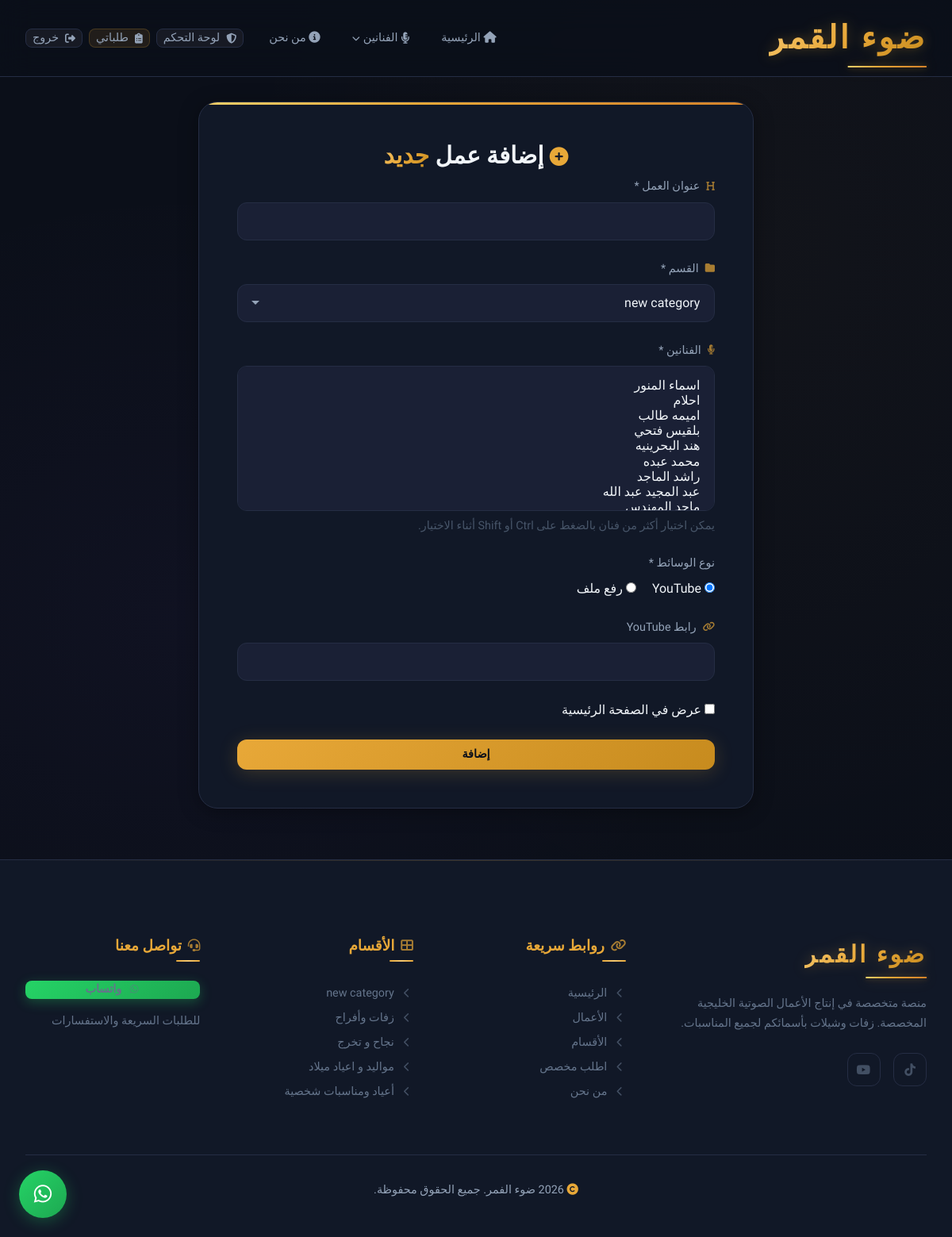
The app's page /admin/samples/add (signed in) with its own data.
### app/models.py (models this page shows, shortened)
class Category(db.Model):
    __tablename__ = 'categories'
    id = db.Column(db.Integer, primary_key=True)
    name = db.Column(db.String(100), nullable=False)
    slug = db.Column(db.String(100), unique=True, nullable=False)
    description = db.Column(db.Text, nullable=True)
    icon = db.Column(db.String(50), nullable=True)
    sort_order = db.Column(db.Integer, default=0)
    parent_id = db.Column(db.Integer, db.ForeignKey('categories.id'), nullable=True)
    subcategories = db.relationship(
        'Category',
        backref=db.backref('parent', remote_side=[id]),
        lazy='dynamic'
    )
    samples = db.relationship('Sample', backref='category', lazy='dynamic')

### app/routes/admin.py (the view, shortened to what this page needs)
@admin_bp.route('/samples/add', methods=['GET', 'POST'])
@admin_required
def add_sample():
    categories = get_sample_categories()
    singers = get_singers()
    return render_template('admin/sample_form.html', categories=categories, singers=singers, sample=None)

### app/routes/admin.py (called while the page is built)
def admin_required(f):
    @wraps(f)
    @login_required
    def decorated_function(*args, **kwargs):
        if not current_user.is_admin:
            flash('ليس لديك صلاحية الوصول', 'error')
            return redirect(url_for('main.index'))
        return f(*args, **kwargs)
    return decorated_function

def get_sample_categories():
    return Category.query.order_by(Category.parent_id, Category.sort_order, Category.name).all()

def get_singers():
    return Singer.query.order_by(Singer.sort_order, Singer.name).all()

### app/templates/admin/sample_form.html (shortened to what this page needs)
{% extends "base.html" %}
{% block content %}
<section class="order-page">
    <div class="container">
        <div class="order-form-card animate-on-scroll">
            <h1>
                <i class="fas {{ 'fa-edit' if sample else 'fa-plus-circle' }}" style="color: var(--accent); font-size: 0.8em;"></i>
                {{ 'تعديل' if sample else 'إضافة عمل' }} <span class="accent-text">{{ 'عمل' if sample else 'جديد' }}</span>
            </h1>
            <form method="POST" enctype="multipart/form-data">
                <div class="form-group">
                    <label class="form-label" for="title"><i class="fas fa-heading"></i> عنوان العمل *</label>
                    <input type="text" class="form-control" id="title" name="title" required value="{{ sample.title if sample else '' }}">
                </div>
                <div class="form-group">
                    <label class="form-label" for="category_id"><i class="fas fa-folder"></i> القسم *</label>
                    <select class="form-control" id="category_id" name="category_id" required>
                        {% for cat in categories %}
                            <option value="{{ cat.id }}" {% if sample and sample.category_id == cat.id %}selected{% endif %}>
                                {{ cat.parent.name ~ ' / ' if cat.parent else '' }}{{ cat.name }}
                            </option>
                        {% endfor %}
                    </select>
                </div>
                <div class="form-group">
                    <label class="form-label" for="singer_ids"><i class="fas fa-microphone-lines"></i> الفنانين *</label>
                    <select class="form-control form-control--multi" id="singer_ids" name="singer_ids" multiple required size="8">
                        {% set selected_singer_ids = sample.singers | map(attribute='id') | list if sample else [] %}
                        {% for singer in singers %}
                            <option value="{{ singer.id }}" {% if singer.id in selected_singer_ids %}selected{% endif %}>
                            </option>
                        {% endfor %}
                    </select>
                    <p class="form-help">يمكن اختيار أكثر من فنان بالضغط على Ctrl أو Shift أثناء الاختيار.</p>
                </div>
                <div class="form-group">
                    <label class="form-label">نوع الوسائط *</label>
                    <div style="display: flex; gap: 20px;">
                        <label><input type="radio" name="media_type" value="youtube" id="mediaYoutube" {% if not sample or sample.media_type == 'youtube' %}checked{% endif %} onchange="toggleInputs()"> YouTube</label>
                        <label><input type="radio" name="media_type" value="upload" id="mediaUpload" {% if sample and sample.media_type == 'upload' %}checked{% endif %} onchange="toggleInputs()"> رفع ملف</label>
                    </div>
                </div>
                <div id="youtubeSection" class="form-group">
                    <label class="form-label"><i class="fas fa-link"></i> رابط YouTube</label>
                    <input type="url" name="youtube_url" class="form-control" value="{{ sample.media_url if sample and sample.media_type == 'youtube' else '' }}">
                </div>
                <div class="form-group">
                    <label><input type="checkbox" name="is_featured" {% if sample and sample.is_featured %}checked{% endif %}> عرض في الصفحة الرئيسية</label>
                </div>
                <button type="submit" class="btn btn-primary btn-block">{{ 'حفظ' if sample else 'إضافة' }}</button>
            </form>
        </div>
    </div>
</section>
{% endblock %}

### app/templates/base.html (shortened to what this page needs)
<!DOCTYPE html>
<html lang="ar" dir="rtl">
<head>
    <link rel="stylesheet"
          href="https://cdnjs.cloudflare.com/ajax/libs/font-awesome/6.5.1/css/all.min.css"
          onerror="this.onerror=null;this.href='https://cdn.jsdelivr.net/npm/@fortawesome/fontawesome-free@6.5.1/css/all.min.css';" />
    <link rel="stylesheet" href="{{ url_for('static', filename='css/variables.css') }}">
    <link rel="stylesheet" href="{{ url_for('static', filename='css/base.css') }}">
    <link rel="stylesheet" href="{{ url_for('static', filename='css/components.css') }}">
    <link rel="stylesheet" href="{{ url_for('static', filename='css/pages.css') }}">
</head>
<body>
    <nav class="navbar" id="navbar">
        <div class="container">
            <a href="{{ url_for('main.index') }}" class="logo">ضوء القمر</a>
            <div class="nav-links" id="navLinks">
                <a href="{{ url_for('main.index') }}" class="{% if request.endpoint == 'main.index' %}active{% endif %}">
                    <i class="fas fa-home"></i> الرئيسية
                </a>
                <details class="nav-dropdown {% if request.endpoint == 'main.singer' %}active{% endif %}">
                    <summary class="nav-dropdown__summary">
                        <i class="fas fa-microphone-lines"></i> الفنانين
                        <i class="fas fa-chevron-down nav-dropdown__chevron"></i>
                    </summary>
                </details>
                <a href="{{ url_for('main.about') }}" class="{% if request.endpoint == 'main.about' %}active{% endif %}">
                    <i class="fas fa-info-circle"></i> من نحن
                </a>
                <div class="nav-auth">
                    {% if current_user.is_authenticated %}
                        {% if current_user.is_admin %}
                            <a href="{{ url_for('admin.dashboard') }}" class="btn btn-sm btn-ghost">
                                <i class="fas fa-shield-halved"></i> لوحة التحكم
                            </a>
                        {% endif %}
                        <a href="{{ url_for('orders.dashboard') }}" class="btn btn-sm btn-secondary">
                            <i class="fas fa-clipboard-list"></i> طلباتي
                        </a>
                        <a href="{{ url_for('auth.logout') }}" class="btn btn-sm btn-ghost">
                            <i class="fas fa-sign-out-alt"></i> خروج
                        </a>
                    {% endif %}
                </div>
            </div>
        </div>
    </nav>
    <main>
        {% block content %}{% endblock %}
    </main>
    <footer class="footer">
        <div class="container">
            <div class="footer-grid">
                <div class="footer-col footer-brand">
                    <div class="logo" style="margin-bottom: var(--space-lg); font-size: var(--fs-xl); display: inline-block;">ضوء القمر</div>
                    <p>منصة متخصصة في إنتاج الأعمال الصوتية الخليجية المخصصة. زفات وشيلات بأسمائكم لجميع المناسبات.</p>
                    <div class="footer-social">
                        <a href="https://www.tiktok.com/@.bo6b?_r=1&_t=ZS-95rwLRkdma8" aria-label="TikTok">
                            <i class="fab fa-tiktok"></i>
                        </a>
                        <a href="https://youtube.com/@zaffat-f9o?si=nrIe7QA_RzNBtxz0" aria-label="YouTube">
                            <i class="fab fa-youtube"></i>
                        </a>
                    </div>
                </div>
                <div class="footer-col">
                    <h4 class="footer-col__title"><i class="fas fa-link"></i> روابط سريعة</h4>
                    <a href="{{ url_for('main.index') }}"><i class="fas fa-chevron-left"></i> الرئيسية</a>
                    <a href="{{ url_for('main.index') }}#featured"><i class="fas fa-chevron-left"></i> الأعمال</a>
                    <a href="{{ url_for('main.index') }}#categories"><i class="fas fa-chevron-left"></i> الأقسام</a>
                    <a href="{{ url_for('orders.new_order') }}"><i class="fas fa-chevron-left"></i> اطلب مخصص</a>
                    <a href="{{ url_for('main.about') }}"><i class="fas fa-chevron-left"></i> من نحن</a>
                </div>
                <div class="footer-col">
                    <h4 class="footer-col__title"><i class="fas fa-th-large"></i> الأقسام</h4>
                    {% for category in footer_categories %}
                    <a href="{{ url_for('main.category', slug=category.slug) }}"><i class="fas fa-chevron-left"></i> {{ category.name }}</a>
                    {% endfor %}
                </div>
                <div class="footer-col">
                    <h4 class="footer-col__title"><i class="fas fa-headset"></i> تواصل معنا</h4>
                    <a href="https://wa.me/{{ whatsapp_number.replace('+', '') }}" target="_blank" class="btn btn-whatsapp btn-sm" style="margin-bottom: var(--space-md);">
                        <i class="fab fa-whatsapp"></i> واتساب
                    </a>
                    <p style="font-size: var(--fs-sm); color: var(--text-tertiary);">للطلبات السريعة والاستفسارات</p>
                </div>
            </div>
            <div class="footer-bottom">
                <p><i class="fas fa-copyright"></i> {{ brand_year }} {{ brand_name }}. جميع الحقوق محفوظة.</p>
            </div>
        </div>
    </footer>
    <a href="https://wa.me/{{ whatsapp_number.replace('+', '') }}" target="_blank" class="whatsapp-float" aria-label="تواصل واتساب">
        <i class="fab fa-whatsapp"></i>
    </a>
</body>
</html>

### app/static/css/variables.css (style rules this page uses)
:root { --accent: #E8A838; --accent-light: #F5C871; --accent-dark: #C78B1E; --accent-glow: rgba(232, 168, 56, 0.35); --accent-5: rgba(232, 168, 56, 0.05); --accent-10: rgba(232, 168, 56, 0.10); --accent-15: rgba(232, 168, 56, 0.15); --accent-20: rgba(232, 168, 56, 0.20); --gradient-accent: linear-gradient(135deg, #E8A838 0%, #F5C871 50%, #E8A838 100%); --gradient-accent-btn: linear-gradient(135deg, #E8A838 0%, #C78B1E 100%); --gradient-accent-text: linear-gradient(135deg, #F5C871, #E8A838, #C78B1E); --gradient-accent-vivid: linear-gradient(135deg, #F2D06B 0%, #E8A838 40%, #D4822A 100%); --secondary: #8B5CF6; --secondary-light: #A78BFA; --secondary-dark: #7C3AED; --secondary-glow: rgba(139, 92, 246, 0.25); --secondary-10: rgba(139, 92, 246, 0.10); --tertiary: #14B8A6; --tertiary-glow: rgba(20, 184, 166, 0.2); --bg-base: #0B0F19; --bg-card: #111827; --bg-elevated: #1A2035; --bg-hover: #1E2642; --bg-border: #252D44; --bg-border-light: #2E3A56; --text-primary: #F1F5F9; --text-secondary: #94A3B8; --text-tertiary: #64748B; --text-dim: #475569; --success: #22C55E; --success-bg: rgba(34, 197, 94, 0.12); --success-border: rgba(34, 197, 94, 0.25); --warning: #F59E0B; --warning-bg: rgba(245, 158, 11, 0.12); --warning-border: rgba(245, 158, 11, 0.25); --info: #3B82F6; --info-bg: rgba(59, 130, 246, 0.12); --info-border: rgba(59, 130, 246, 0.25); --error: #EF4444; --error-bg: rgba(239, 68, 68, 0.12); --error-border: rgba(239, 68, 68, 0.25); --whatsapp: #25D366; --whatsapp-dark: #1DA851; --whatsapp-glow: rgba(37, 211, 102, 0.3); --font-primary: 'Tajawal', 'Segoe UI', sans-serif; --fs-xs: clamp(0.7rem, 0.65rem + 0.25vw, 0.8rem); --fs-sm: clamp(0.8rem, 0.75rem + 0.3vw, 0.9rem); --fs-base: clamp(0.9rem, 0.85rem + 0.35vw, 1rem); --fs-md: clamp(1rem, 0.9rem + 0.5vw, 1.15rem); --fs-lg: clamp(1.15rem, 1rem + 0.7vw, 1.4rem); --fs-xl: clamp(1.4rem, 1.15rem + 1.2vw, 1.85rem); --fs-2xl: clamp(1.75rem, 1.35rem + 2vw, 2.5rem); --fs-3xl: clamp(2.2rem, 1.5rem + 3.5vw, 3.5rem); --fs-hero: clamp(2rem, 1.2rem + 4vw, 3.8rem); --fw-light: 300; --fw-regular: 400; --fw-medium: 500; --fw-bold: 700; --fw-black: 900; --lh-tight: 1.3; --lh-normal: 1.6; --lh-relaxed: 1.8; --space-xs: 0.25rem; --space-sm: 0.5rem; --space-md: 1rem; --space-lg: 1.5rem; --space-xl: 2rem; --space-2xl: 3rem; --space-3xl: 4rem; --space-4xl: 6rem; --space-section: clamp(3rem, 2rem + 5vw, 6rem); --container-max: 1200px; --container-padding: clamp(1rem, 3vw, 2rem); --radius-sm: 8px; --radius-md: 12px; --radius-lg: 16px; --radius-xl: 24px; --radius-full: 9999px; --shadow-sm: 0 2px 8px rgba(0, 0, 0, 0.25); --shadow-md: 0 4px 24px rgba(0, 0, 0, 0.35); --shadow-lg: 0 8px 40px rgba(0, 0, 0, 0.45); --shadow-accent: 0 4px 25px rgba(232, 168, 56, 0.2); --shadow-accent-lg: 0 8px 40px rgba(232, 168, 56, 0.25); --shadow-card: 0 4px 20px rgba(0, 0, 0, 0.3); --shadow-card-hover: 0 12px 40px rgba(0, 0, 0, 0.4), 0 0 0 1px rgba(232, 168, 56, 0.1); --glass-bg: rgba(11, 15, 25, 0.8); --glass-bg-heavy: rgba(11, 15, 25, 0.92); --glass-border: rgba(232, 168, 56, 0.12); --glass-blur: 20px; --transition-fast: 0.15s ease; --transition-base: 0.3s cubic-bezier(0.4, 0, 0.2, 1); --transition-slow: 0.5s cubic-bezier(0.4, 0, 0.2, 1); --transition-spring: 0.5s cubic-bezier(0.175, 0.885, 0.32, 1.275); --z-dropdown: 100; --z-sticky: 200; --z-nav: 300; --z-modal: 400; --z-whatsapp: 500; }

### app/static/css/pages.css (style rules this page uses)
.order-page { padding-top: calc(80px + var(--space-2xl)); min-height: 100vh; padding-bottom: var(--space-3xl); }
.order-form-card { background: var(--bg-card); border: 1px solid var(--bg-border); border-radius: var(--radius-xl); padding: var(--space-2xl); max-width: 700px; margin: 0 auto; box-shadow: var(--shadow-md); position: relative; overflow: hidden; }
.order-form-card::before { content: ''; position: absolute; top: 0; left: 0; right: 0; height: 3px; background: var(--gradient-accent-vivid); }
.order-form-card h1 { font-size: var(--fs-xl); text-align: center; margin-bottom: var(--space-sm); }

### records on screen
Category: name "new category"
Category: name "زفات وأفراح"
Category: name "نجاح و تخرج"
Category: name "مواليد و اعياد ميلاد"
Category: name "أعياد ومناسبات شخصية"

### other values on screen
{{ 'تعديل' if sample else 'إضافة عمل' }} "إضافة عمل"
{{ 'عمل' if sample else 'جديد' }} "جديد"
{{ 'حفظ' if sample else 'إضافة' }} "إضافة"
{{ brand_name }} "ضوء الفمر"
form field category_id "new category"
